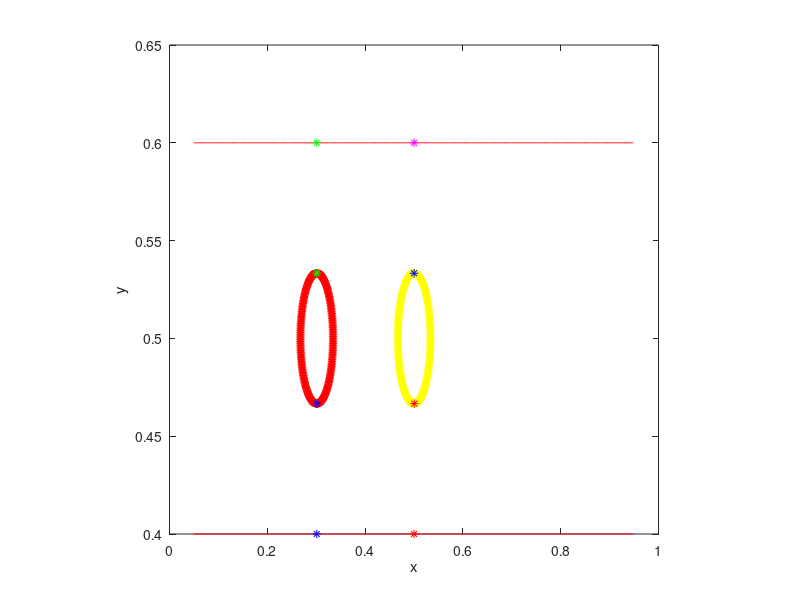

Write MATLAB code to recreate this figure.
%-------------------------------------------------------------------------------------------------------------------%
%
% IB2d is an Immersed Boundary Code (IB) for solving fully coupled non-linear 
% 	fluid-structure interaction models. This version of the code is based off of
%	Peskin's Immersed Boundary Method Paper in Acta Numerica, 2002.
%
% Author: Nicholas A. Battista
% Email:  nick.battista@unc.edu
% Date Created: May 27th, 2015
% Institution: UNC-CH
%
% This code is capable of creating Lagrangian Structures using:
% 	1. Springs
% 	2. Beams (*torsional springs)
% 	3. Target Points
%	4. Muscle-Model (combined Force-Length-Velocity model, "HIll+(Length-Tension)")
%
% One is able to update those Lagrangian Structure parameters, e.g., spring constants, resting %%	lengths, etc
% 
% There are a number of built in Examples, mostly used for teaching purposes. 
% 
% If you would like us %to add a specific muscle model, please let Nick (nick.battista@unc.edu) know.
%
%--------------------------------------------------------------------------------------------------------------------%

%%%%%%%%%%%%%%%%%%%%%%%%%%%%%%%%%%%%%%%%%%%%%%%%%%%%%%%%%%%%%%%%%%%%%%%%%%%%%%%%%%%%%%
%
% FUNCTION: creates the CHANNEL_CHANNEL-EXAMPLE geometry and prints associated input files
%
%%%%%%%%%%%%%%%%%%%%%%%%%%%%%%%%%%%%%%%%%%%%%%%%%%%%%%%%%%%%%%%%%%%%%%%%%%%%%%%%%%%%%%

function VIV_Cylinder2_Geometry()

%
% Grid Parameters (MAKE SURE MATCHES IN input2d !!!)
%
Nx =  256;        % # of Eulerian Grid Pts. in x-Direction (MUST BE EVEN!!!)
Ny =  256;        % # of Eulerian Grid Pts. in y-Direction (MUST BE EVEN!!!)
Lx = 1.0;        % Length of Eulerian Grid in x-Direction
Ly = 1.0;        % Length of Eulerian Grid in y-Direction


% Immersed Structure Geometric / Dynamic Parameters %
ds= min(Lx/(2.1*Nx),Ly/(2.1*Ny));  % Lagrangian spacing
L = 0.9*Lx;                    % Length of Channel
w = 0.2*Ly;                    % Width of Channel
x1_0 = 0.3;                      % x-Center for Cylinder 1
y1_0 = 0.5;                      % y-Center for Cylinder 1
r1 = w/6;                       % Radii of Cylinder 1
x2_0 = 0.5;
y2_0 = 0.5;
r2 = w/6;

struct_name = 'v2_viv_geo2cyl';       % Name for .vertex, .spring, etc files.


% Call function to construct geometry
[xLag,yLag] = give_Me_Channel_Immsersed_Boundary_Geometry(ds,L,w,Lx,Ly);
[x1Lag_Cy,y1Lag_Cy] = give_Me_Cylinder_Immsersed_Boundary_Geometry(ds,r1,x1_0,y1_0);
[x2Lag_Cy,y2Lag_Cy] = give_Me_Cylinder_Immsersed_Boundary_Geometry(ds,r2,x2_0,y2_0);

x1Tether = x1_0;   % xValues you want to tether to on the channel
x2Tether = x2_0;
[indsTether_CY1,x1_0_new] = give_Me_Tethering_Pt_Indices(xLag,x1Tether);
[indsTether_CY2, x2_0_new] = give_Me_Tethering_Pt_Indices(xLag, x2Tether);
x1Lag_Cy = x1Lag_Cy + (x1_0_new-x1_0); % shift circle over to match indices better
x2Lag_Cy = x2Lag_Cy + (x2_0_new - x2_0);

% Plot Geometry to test
plot(xLag(1:end/2),yLag(1:end/2),'r-'); hold on;
plot(xLag(end/2+1:end),yLag(end/2+1:end),'r-'); hold on;

N = length(x1Lag_Cy);
M = length(x2Lag_Cy);

plot(x1Lag_Cy,y1Lag_Cy,'r*'); hold on;
plot(x2Lag_Cy, y2Lag_Cy, 'y*'); hold on;
plot(x1Lag_Cy(1),y1Lag_Cy(1),'g*'); hold on;
plot(x2Lag_Cy(1), y2Lag_Cy(2), 'b*'); hold on;
plot(xLag(indsTether_CY1(1)),yLag(indsTether_CY1(1)),'b*'); hold on;
plot(xLag(indsTether_CY2(1)), yLag(indsTether_CY2(1)), 'r*'); hold on;
plot(xLag(indsTether_CY1(2)),yLag(indsTether_CY1(2)),'g*'); hold on;
plot(xLag(indsTether_CY2(2)), yLag(indsTether_CY2(2)), 'm*'); hold on;
plot(x1Lag_Cy(N/2+1),y1Lag_Cy(N/2+1),'b*'); hold on;
plot(x2Lag_Cy(M/2+1), y2Lag_Cy(M/2+1), 'r*'); hold on;
xlabel('x'); ylabel('y');
axis square;


% Prints .vertex file!
print_Lagrangian_Vertices([xLag x1Lag_Cy],[yLag y1Lag_Cy],struct_name, 'w');
print_Lagrangian_Vertices([xLag x2Lag_Cy],[yLag y2Lag_Cy],struct_name, 'a');


% Prints .spring file!
k_Spring = 2.0e7; 
resting_length_tether1 = 2*r1;
resting_length_tether2 = 2*r2;
offset = length(xLag);
print_Lagrangian_Springs(x1Lag_Cy,y1Lag_Cy, k_Spring,ds,r1,offset,indsTether_CY1, resting_length_tether1,struct_name, 'w');
print_Lagrangian_Springs(x2Lag_Cy,y2Lag_Cy, k_Spring,ds,r2,offset,indsTether_CY2, resting_length_tether2,struct_name, 'a');


% Prints .d_spring file! (FOR DAMPED SPRINGS)
k_Spring = 2e4; 
resting_length_tether1 = 2*r1;
resting_length_tether2 = 2*r2;
offset = length(xLag); 
b_damp = 5.0;
print_Lagrangian_Damped_Springs(x1Lag_Cy,y1Lag_Cy, k_Spring,ds,r1,offset,indsTether_CY1, resting_length_tether1,b_damp,struct_name, 'w');
print_Lagrangian_Damped_Springs(x2Lag_Cy,y2Lag_Cy, k_Spring,ds,r2,offset,indsTether_CY2, resting_length_tether2,b_damp,struct_name, 'a');


% Prints .beam file!
k_Beam = 5.0e9;  
C1 = compute_Curvatures(x1Lag_Cy,y1Lag_Cy);
C2 = compute_Curvatures(x2Lag_Cy, y2Lag_Cy);
print_Lagrangian_Beams(x1Lag_Cy,y1Lag_Cy, k_Beam,C1,struct_name,offset, 'w');
print_Lagrangian_Beams(x2Lag_Cy,y2Lag_Cy, k_Beam,C2,struct_name,offset, 'a');

% Prints .target file!
k_Target = 2.5e7;
print_Lagrangian_Target_Pts(xLag,k_Target,struct_name, 'w');

%%%%%%%%%%%%%%%%%%%%%%%%%%%%%%%%%%%%%%%%%%%%%%%%%%%%%%%%%%%%%%%%%%%%%%%%
%
% FUNCTION: prints VERTEX points to a file called .vertex
%
%%%%%%%%%%%%%%%%%%%%%%%%%%%%%%%%%%%%%%%%%%%%%%%%%%%%%%%%%%%%%%%%%%%%%%%%

function print_Lagrangian_Vertices(xLag,yLag,struct_name, mode)

    N = length(xLag);

    vertex_fid = fopen([struct_name '.vertex'], mode);

    fprintf(vertex_fid, '%d\n', N );

    %Loops over all Lagrangian Pts.
    for s = 1:N
        X_v = xLag(s);
        Y_v = yLag(s);
        fprintf(vertex_fid, '%1.16e %1.16e\n', X_v, Y_v);
    end

    fclose(vertex_fid); 
    
%%%%%%%%%%%%%%%%%%%%%%%%%%%%%%%%%%%%%%%%%%%%%%%%%%%%%%%%%%%%%%%%%%%%%%%%
%
% FUNCTION: prints TARGET points to a file called .target
%
%%%%%%%%%%%%%%%%%%%%%%%%%%%%%%%%%%%%%%%%%%%%%%%%%%%%%%%%%%%%%%%%%%%%%%%%

function print_Lagrangian_Target_Pts(xLag,k_Target,struct_name, mode)

    N = length(xLag);

    target_fid = fopen([struct_name '.target'], mode);

    fprintf(target_fid, '%d\n', N );

    %Loops over all Lagrangian Pts.
    for s = 1:N
        fprintf(target_fid, '%d %1.16e\n', s, k_Target);
    end

    fclose(target_fid); 
    
    
%%%%%%%%%%%%%%%%%%%%%%%%%%%%%%%%%%%%%%%%%%%%%%%%%%%%%%%%%%%%%%%%%%%%%%%%%%%%%%%%%%%%%
%
% FUNCTION: prints BEAM (Torsional Spring) points to a file called <str>.beam
%
%%%%%%%%%%%%%%%%%%%%%%%%%%%%%%%%%%%%%%%%%%%%%%%%%%%%%%%%%%%%%%%%%%%%%%%%%%%%%%%%%%%%%

function print_Lagrangian_Beams(xLag,yLag,k_Beam,C,struct_name,offset, mode)

    % k_Beam: beam stiffness
    % C: beam curvature
    
    N = length(xLag); % NOTE: Total number of beams = Number of Total Lag Pts. on Cylinder

    beam_fid = fopen([struct_name '.beam'], mode);

    fprintf(beam_fid, '%d\n', N );

    %spring_force = kappa_spring*ds/(ds^2);

    %BEAMS BETWEEN VERTICES
    for s = 1:N
            if ( (s>1) && (s <= N-1) )        
                fprintf(beam_fid, '%d %d %d %1.16e %1.16e\n',s-1+offset, s+offset, s+1+offset, k_Beam, C(s) );  
            elseif (s==1)
                fprintf(beam_fid, '%d %d %d %1.16e %1.16e\n',N+offset,   s+offset, s+1+offset, k_Beam, C(s) );  
            elseif (s==N)
                %Case s=N
                fprintf(beam_fid, '%d %d %d %1.16e %1.16e\n',N-1+offset, N+offset, 1+offset,   k_Beam, C(s) );  
            end
    end
    fclose(beam_fid); 

%%%%%%%%%%%%%%%%%%%%%%%%%%%%%%%%%%%%%%%%%%%%%%%%%%%%%%%%%%%%%%%%%%%%%%%%%%%
%
% FUNCTION: prints SPRING points to a file called .spring
%
%%%%%%%%%%%%%%%%%%%%%%%%%%%%%%%%%%%%%%%%%%%%%%%%%%%%%%%%%%%%%%%%%%%%%%%%%%%

function print_Lagrangian_Springs(xLag,yLag,k_Spring,ds_Rest,r,offset,indsTether,resting_length_tether,struct_name, mode)

    % offset = # of lag pts in channel (ordering lag pts, channel -> cylinder)

    N = length(xLag); % Number of pts on cylinder

    spring_fid = fopen([struct_name '.spring'], mode);

    fprintf(spring_fid, '%d\n', N+N/2 ); % + 2 if non-damped springs connecting cylinder to channel

    %spring_force = kappa_spring*ds/(ds^2);

    %SPRINGS BETWEEN VERTICES
    for s = 1:N
            if s < N    
                ds_Rest = sqrt( ( xLag(s) - xLag(s+1) )^2 +  ( yLag(s) - yLag(s+1) )^2 ); 
                fprintf(spring_fid, '%d %d %1.16e %1.16e\n', s+offset, s+1+offset, k_Spring, ds_Rest);  
            else
                %Case s=N
                ds_Rest = sqrt( ( xLag(s) - xLag(1) )^2 +  ( yLag(s) - yLag(1) )^2 ); 
                fprintf(spring_fid, '%d %d %1.16e %1.16e\n', s+offset, 1+offset,   k_Spring, ds_Rest);  
            end
    end
    
    for s=1:N/2
        ds_Rest = sqrt( ( xLag(s) - xLag(s+N/2) )^2 +  ( yLag(s) - yLag(s+N/2) )^2 ); 
        fprintf(spring_fid, '%d %d %1.16e %1.16e\n', s+offset, s+N/2+offset, k_Spring, ds_Rest);
    end
    
    % UNCOMMENT IF UNDAMPED SPRINGS CONNECT CYLINDER TO CHANNEL
    %s=1; % Reset
    %fprintf(spring_fid, '%d %d %1.16e %1.16e\n', s+offset,     indsTether(2), 1e4, resting_length_tether);
    %fprintf(spring_fid, '%d %d %1.16e %1.16e\n', s+N/2+1+offset, indsTether(1), 1e4, resting_length_tether);
    
    fclose(spring_fid); 
    
%%%%%%%%%%%%%%%%%%%%%%%%%%%%%%%%%%%%%%%%%%%%%%%%%%%%%%%%%%%%%%%%%%%%%%%%%%%%%
%
% FUNCTION: prints DAMPED SPRING points to a file called struct.d_spring
%
%%%%%%%%%%%%%%%%%%%%%%%%%%%%%%%%%%%%%%%%%%%%%%%%%%%%%%%%%%%%%%%%%%%%%%%%%%%%%

function print_Lagrangian_Damped_Springs(xLag,yLag,k_Spring,ds_Rest,r,offset,indsTether,resting_length_tether,b_damp,struct_name, mode)

    N = length(xLag); % just two damped springs to connect cylinder to channel

    dSpring_fid = fopen([struct_name '.d_spring'], mode);

    fprintf(dSpring_fid, '%d\n', 2 );
    
    s=1; % Reset
    fprintf(dSpring_fid, '%d %d %1.16e %1.16e %1.16e\n', s+offset,       indsTether(2), k_Spring, resting_length_tether,b_damp);
    fprintf(dSpring_fid, '%d %d %1.16e %1.16e %1.16e\n', s+N/2+1+offset, indsTether(1), k_Spring, resting_length_tether,b_damp);
    
    fclose(dSpring_fid);

%%%%%%%%%%%%%%%%%%%%%%%%%%%%%%%%%%%%%%%%%%%%%%%%%%%%%%%%%%%%%%%%%%%%%%%%
%
% FUNCTION: creates the Lagrangian structure geometry for channel
%
%%%%%%%%%%%%%%%%%%%%%%%%%%%%%%%%%%%%%%%%%%%%%%%%%%%%%%%%%%%%%%%%%%%%%%%%

function [xLag,yLag] = give_Me_Channel_Immsersed_Boundary_Geometry(ds,L,w,Lx,Ly)

% The immsersed structure is a channel %
x = (Lx-L)/2:ds:(L+(Lx-L)/2);  %xPts
yBot = (Ly-w)/2;               %yVal for bottom of Channel
yTop = Ly - (Ly-w)/2;          %yVal for top of Channel

xLag = [x x];
yLag = [yBot*ones(1,length(x)) yTop*ones(1,length(x))];

%%%%%%%%%%%%%%%%%%%%%%%%%%%%%%%%%%%%%%%%%%%%%%%%%%%%%%%%%%%%%%%%%%%%%%%%
%
% FUNCTION: creates the Lagrangian structure geometry for cylinder
%
%%%%%%%%%%%%%%%%%%%%%%%%%%%%%%%%%%%%%%%%%%%%%%%%%%%%%%%%%%%%%%%%%%%%%%%%

function [xLag,yLag] = give_Me_Cylinder_Immsersed_Boundary_Geometry(ds,r,x0,y0)

% The immsersed structure is a cylinder %

dtheta = ds/ (2*r);
theta = -pi/2; i=1;
while theta < 3*pi/2
   xLag(i) = x0 - r*cos(theta);
   yLag(i) = y0 - r*sin(theta);
   theta = theta + dtheta;
   i=i+1;
end


%%%%%%%%%%%%%%%%%%%%%%%%%%%%%%%%%%%%%%%%%%%%%%%%%%%%%%%%%%%%%%%%%%%%%%%%
%
% FUNCTION: gives indices of Lagrangian Pt choice for tethering.
%
%%%%%%%%%%%%%%%%%%%%%%%%%%%%%%%%%%%%%%%%%%%%%%%%%%%%%%%%%%%%%%%%%%%%%%%%
   
function [inds,x0_new] = give_Me_Tethering_Pt_Indices(xLag,xTether)

i=0; not=1;       %initiate for loop
while not == 1
    i=i+1;
    if xLag(i) > xTether
       inds(1) = i;  % to save index for bottom of channel
       not = 0;      % to leave loop
    end
end

next = length(xLag)/2;  
inds(2) = inds(1)+next; % save index for top of channel
x0_new = xLag(inds(1)); % where center of cylinder should be placed.

%%%%%%%%%%%%%%%%%%%%%%%%%%%%%%%%%%%%%%%%%%%%%%%%%%%%%%%%%%%%%%%%%%%%%%%%
%
% FUNCTION: computes "curvature" of ellipse
% 
% NOTE: not curvature in the traditional geometric sense, in the 'discrete'
% sense through cross product.
%
%%%%%%%%%%%%%%%%%%%%%%%%%%%%%%%%%%%%%%%%%%%%%%%%%%%%%%%%%%%%%%%%%%%%%%%%

function C = compute_Curvatures(xLag,yLag)

%a-x component (rmin)
%b-y component (rmax)
%C = ab / ( sqrt( a^2*sin(t)^2 + b^2*cos(t)^2  )  )^3

N = length(xLag);
C = zeros( N );

%Note: needs to be done same order as you print .beam file!
for i=1:N
   
   % Pts Xp -> Xq -> Xr (same as beam force calc.)
   
   if ( (i > 1) && (i < N) )
   
        Xp = xLag(i-1); Xq = xLag(i); Xr = xLag(i+1);
        Yp = yLag(i-1); Yq = yLag(i); Yr = yLag(i+1);
   
   elseif (i==1)
       
        Xp = xLag(N); Xq = xLag(i); Xr = xLag(i+1);
        Yp = yLag(N); Yq = yLag(i); Yr = yLag(i+1);
       
   elseif (i==N)
       
        Xp = xLag(N-1); Xq = xLag(N); Xr = xLag(1);
        Yp = yLag(N-1); Yq = yLag(N); Yr = yLag(1);
       
   end
       
   C(i) = (Xr-Xq)*(Yq-Yp) - (Yr-Yq)*(Xq-Xp); %Cross product btwn vectors
      
end

   
